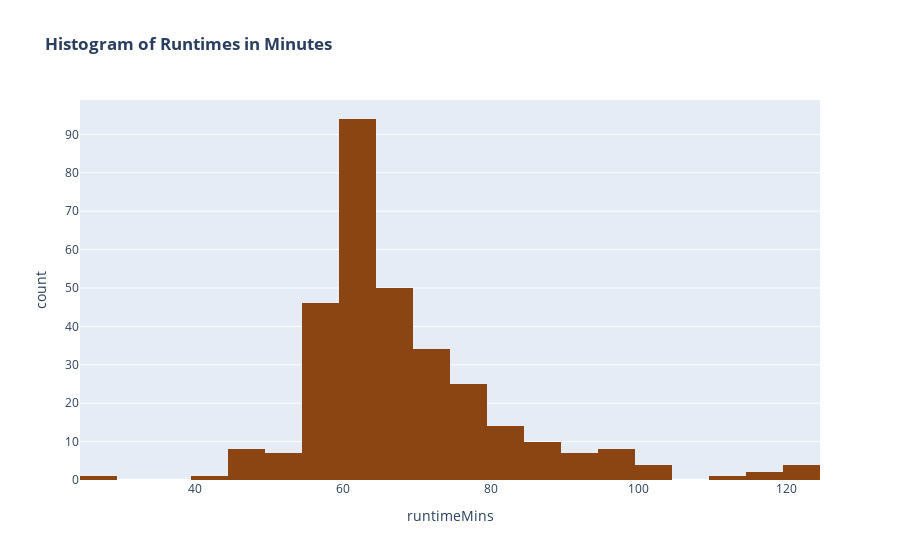

The notebook cell this image was saved under:
### Markdown cell above
## Runtime in Minutes

### Code cell
px.histogram(metascripts, x = 'runtimeMins', color_discrete_sequence=['saddlebrown'], title = "<b>Histogram of Runtimes in Minutes<b>")

### Figure 1 — Plotly figure (JSON) as saved in the notebook; plotly's stock layout.template omitted (floating-point values rounded to 4 significant figures; data arrays with more than 128 entries replaced by an {"elided": "..."} marker saying what was removed)
{"data": [{"alignmentgroup": "True", "bingroup": "x", "hovertemplate": "runtimeMins=%{x}<br>count=%{y}<extra></extra>", "legendgroup": "", "marker": {"color": "saddlebrown", "pattern": {"shape": ""}}, "name": "", "offsetgroup": "", "orientation": "v", "showlegend": false, "type": "histogram", "x": {"elided": "316 int values"}, "xaxis": "x", "yaxis": "y"}], "layout": {"barmode": "relative", "legend": {"tracegroupgap": 0}, "title": {"text": "<b>Histogram of Runtimes in Minutes<b>"}, "xaxis": {"anchor": "y", "domain": [0, 1], "title": {"text": "runtimeMins"}}, "yaxis": {"anchor": "x", "domain": [0, 1], "title": {"text": "count"}}}}
